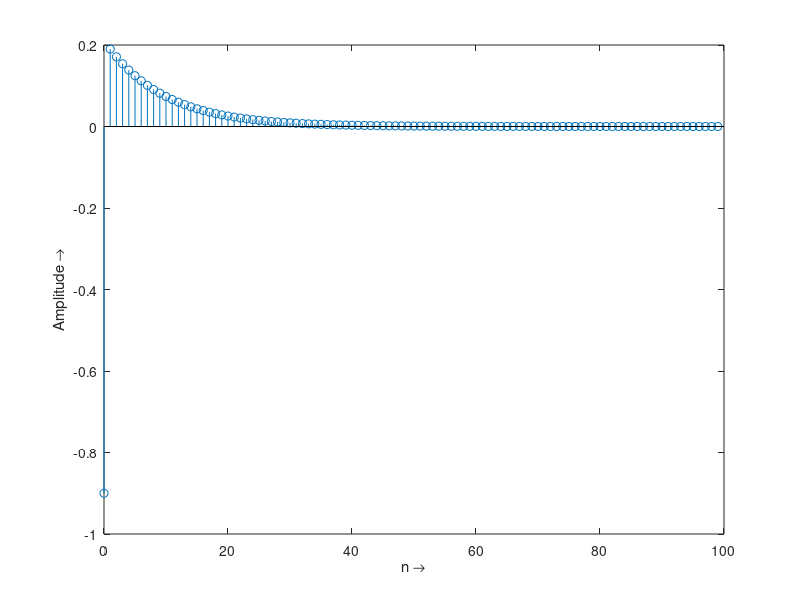
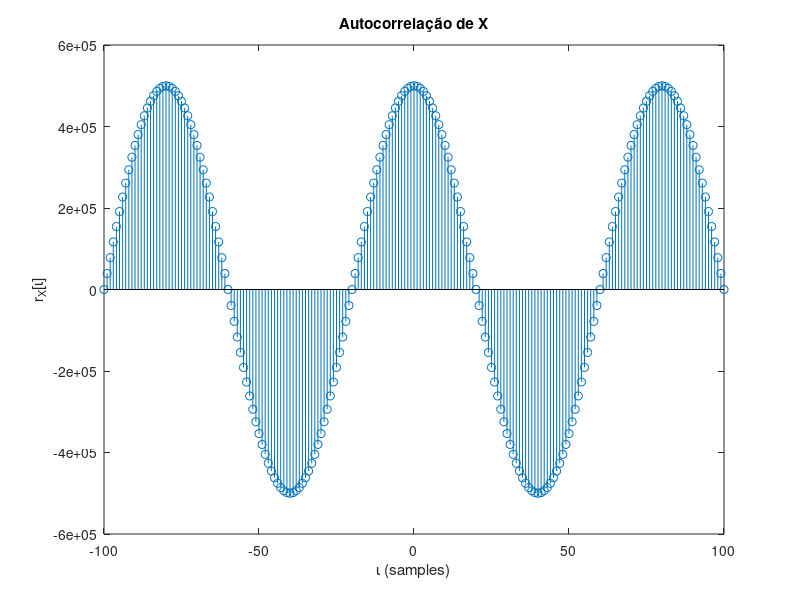

Write the MATLAB code that produced these figures, in order.
pkg load control;
pkg load signal;

#a)
N = 1E6;
n = [0:N - 1];
omega = 2*pi/80;
A = 1;
#sinal periódico
x = A * sin(omega * n);

#estimação da função distribuição de probabilidade do sinal (pdf):
[H X] = hist(x, 50);
equalize = 50 / (max(x) - min(x));
bar(X, H / sum(H) * equalize, 0.5);
ylabel('PDF');
xlabel('x[n] amplitude');

#cálculo e representação da função autocorrelação
figure(2);
maxlag = 700;
[rd, lag] = xcorr(x, maxlag);
stem(lag, rd);
xlabel('\iota (samples)');
ylabel('r_{X}[\iota]');
title("Autocorrelação de X");

pause;

#b)  -----  SINAL º 2
N=100; 
n=[0:N-1];
alfa=0.9;
xd=alfa.^n*(1-alfa^2)/alfa; 
xd(1)=xd(1)-1/alfa;

figure(1);
stem(n,xd); 
xlabel('n \rightarrow');
ylabel('Amplitude \rightarrow'); 

figure(2);
maxlag=100;
[rn, lag]=xcorr(x, maxlag);
stem(lag, rn);
xlabel('\iota (samples)');
ylabel('r_{X}[\iota]');
title("Autocorrelação de X");

pause;

